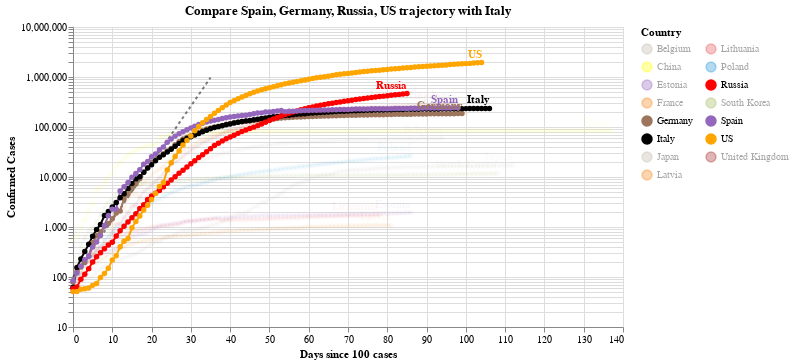

The cell this chart's notebook holds for it:
### Code cell
#hide_input
chart2 = make_since_chart(dff2, ['Spain', 'Germany','Russia', 'US'], baseline_countries)
chart2

### Figure 1 — Vega-Lite specification as saved in the notebook (floating-point values rounded to 4 significant figures; data arrays with more than 128 entries replaced by an {"elided": "..."} marker saying what was removed)
{"config": {"view": {"continuousWidth": 400, "continuousHeight": 300}}, "layer": [{"data": {"name": "data-628230001892d6798b50651be41d1b3e"}, "mark": {"type": "line", "color": "black", "opacity": 0.5, "strokeDash": [3, 3]}, "encoding": {"x": {"type": "quantitative", "field": "Days since 100 cases"}, "y": {"type": "quantitative", "field": "Confirmed Cases"}}}, {"data": {"name": "data-5909684ef2028e7b5b8865697c7ca677"}, "mark": {"type": "line", "point": true}, "encoding": {"color": {"type": "nominal", "field": "Country", "legend": {"columns": 2}, "scale": {"domain": ["Belgium", "China", "Estonia", "France", "Germany", "Italy", "Japan", "Latvia", "Lithuania", "Poland", "Russia", "South Korea", "Spain", "US", "United Kingdom"], "range": ["#C1B7AD", "yellow", "#9467bd", "#F58518", "#9D755D", "black", "#C1B7AD", "#F58518", "#E45756", "#2495D3", "red", "#A1BA59", "#9467bd", "orange", "brown"]}}, "opacity": {"condition": {"value": 1, "selection": "selector003"}, "value": 0.05}, "tooltip": [{"type": "nominal", "field": "Country"}, {"type": "temporal", "field": "Date"}, {"type": "quantitative", "field": "Confirmed Cases"}, {"type": "quantitative", "field": "Days since 100 cases"}], "x": {"type": "quantitative", "field": "Days since 100 cases"}, "y": {"type": "quantitative", "field": "Confirmed Cases", "scale": {"type": "log"}}}, "selection": {"selector003": {"type": "multi", "fields": ["Country"], "bind": "legend", "init": [{"Country": "Spain"}, {"Country": "Germany"}, {"Country": "Russia"}, {"Country": "US"}, {"Country": "Italy"}]}}, "width": 550}, {"data": {"name": "data-5909684ef2028e7b5b8865697c7ca677"}, "mark": {"type": "text", "align": "right", "dy": -8, "fontWeight": "bold"}, "encoding": {"color": {"type": "nominal", "field": "Country", "legend": {"columns": 2}, "scale": {"domain": ["Belgium", "China", "Estonia", "France", "Germany", "Italy", "Japan", "Latvia", "Lithuania", "Poland", "Russia", "South Korea", "Spain", "US", "United Kingdom"], "range": ["#C1B7AD", "yellow", "#9467bd", "#F58518", "#9D755D", "black", "#C1B7AD", "#F58518", "#E45756", "#2495D3", "red", "#A1BA59", "#9467bd", "orange", "brown"]}}, "opacity": {"condition": {"value": 1, "selection": "selector003"}, "value": 0.05}, "text": {"type": "nominal", "field": "Country"}, "tooltip": [{"type": "nominal", "field": "Country"}, {"type": "temporal", "field": "Date"}, {"type": "quantitative", "field": "Confirmed Cases"}, {"type": "quantitative", "field": "Days since 100 cases"}], "x": {"type": "quantitative", "field": "Days since 100 cases"}, "y": {"type": "quantitative", "field": "Confirmed Cases", "scale": {"type": "log"}}}, "transform": [{"filter": "(datum['Date'] >= 1591488000000)"}], "width": 550}], "title": "Compare Spain, Germany, Russia, US trajectory with Italy", "$schema": "https://vega.github.io/schema/vega-lite/v4.0.2.json", "datasets": {"data-628230001892d6798b50651be41d1b3e": [{"Days since 100 cases": 0, "Confirmed Cases": 100.0}, {"Days since 100 cases": 1, "Confirmed Cases": 130.0}, {"Days since 100 cases": 2, "Confirmed Cases": 169.0}, {"Days since 100 cases": 3, "Confirmed Cases": 219.7}, {"Days since 100 cases": 4, "Confirmed Cases": 285.6}, {"Days since 100 cases": 5, "Confirmed Cases": 371.3}, {"Days since 100 cases": 6, "Confirmed Cases": 482.7}, {"Days since 100 cases": 7, "Confirmed Cases": 627.5}, {"Days since 100 cases": 8, "Confirmed Cases": 815.7}, {"Days since 100 cases": 9, "Confirmed Cases": 1060.0}, {"Days since 100 cases": 10, "Confirmed Cases": 1379.0}, {"Days since 100 cases": 11, "Confirmed Cases": 1792.0}, {"Days since 100 cases": 12, "Confirmed Cases": 2330.0}, {"Days since 100 cases": 13, "Confirmed Cases": 3029.0}, {"Days since 100 cases": 14, "Confirmed Cases": 3937.0}, {"Days since 100 cases": 15, "Confirmed Cases": 5119.0}, {"Days since 100 cases": 16, "Confirmed Cases": 6654.0}, {"Days since 100 cases": 17, "Confirmed Cases": 8650.0}, {"Days since 100 cases": 18, "Confirmed Cases": 11250.0}, {"Days since 100 cases": 19, "Confirmed Cases": 14620.0}, {"Days since 100 cases": 20, "Confirmed Cases": 19000.0}, {"Days since 100 cases": 21, "Confirmed Cases": 24710.0}, {"Days since 100 cases": 22, "Confirmed Cases": 32120.0}, {"Days since 100 cases": 23, "Confirmed Cases": 41750.0}, {"Days since 100 cases": 24, "Confirmed Cases": 54280.0}, {"Days since 100 cases": 25, "Confirmed Cases": 70560.0}, {"Days since 100 cases": 26, "Confirmed Cases": 91730.0}, {"Days since 100 cases": 27, "Confirmed Cases": 119300.0}, {"Days since 100 cases": 28, "Confirmed Cases": 155000.0}, {"Days since 100 cases": 29, "Confirmed Cases": 201500.0}, {"Days since 100 cases": 30, "Confirmed Cases": 262000.0}, {"Days since 100 cases": 31, "Confirmed Cases": 340600.0}, {"Days since 100 cases": 32, "Confirmed Cases": 442800.0}, {"Days since 100 cases": 33, "Confirmed Cases": 575600.0}, {"Days since 100 cases": 34, "Confirmed Cases": 748300.0}, {"Days since 100 cases": 35, "Confirmed Cases": 972800.0}], "data-5909684ef2028e7b5b8865697c7ca677": {"elided": "1485 records"}}}
